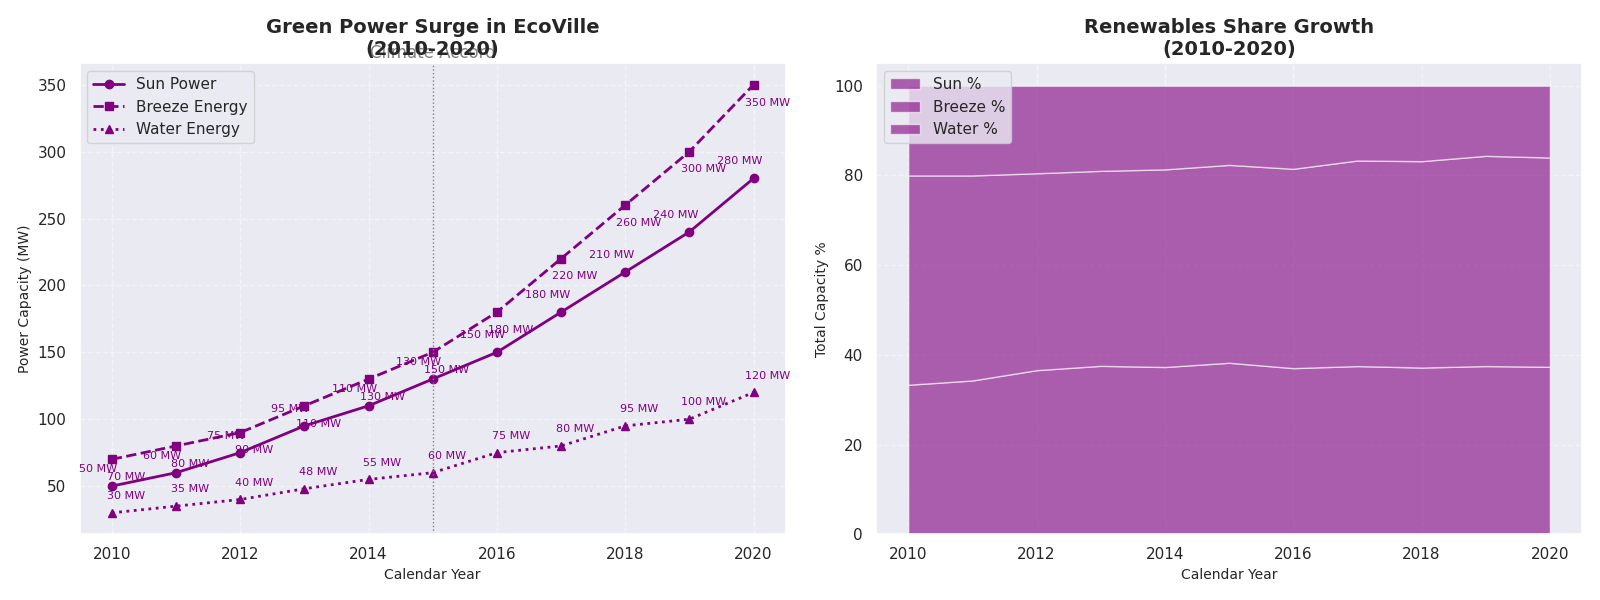

Recreate this plot in Python.
import matplotlib.pyplot as plt
import numpy as np

years = np.arange(2010, 2021)
solar_capacity = np.array([50, 60, 75, 95, 110, 130, 150, 180, 210, 240, 280])
wind_capacity = np.array([70, 80, 90, 110, 130, 150, 180, 220, 260, 300, 350])
hydro_capacity = np.array([30, 35, 40, 48, 55, 60, 75, 80, 95, 100, 120])

total_capacity = solar_capacity + wind_capacity + hydro_capacity
solar_percentage = (solar_capacity / total_capacity) * 100
wind_percentage = (wind_capacity / total_capacity) * 100
hydro_percentage = (hydro_capacity / total_capacity) * 100

fig, (ax2, ax1) = plt.subplots(1, 2, figsize=(16, 6))

ax1.stackplot(years, solar_percentage, wind_percentage, hydro_percentage, labels=['Sun %', 'Breeze %', 'Water %'], colors=['purple', 'purple', 'purple'], alpha=0.6)
ax1.set_title('Renewables Share Growth\n(2010-2020)', fontsize=14, fontweight='bold')
ax1.set_xlabel('Calendar Year', fontsize=10)
ax1.set_ylabel('Total Capacity %', fontsize=10)
ax1.legend(loc='upper left')
ax1.grid(True, linestyle='--', alpha=0.5)

ax2.plot(years, solar_capacity, marker='o', linestyle='-', color='purple', label='Sun Power', linewidth=2)
ax2.plot(years, wind_capacity, marker='s', linestyle='--', color='purple', label='Breeze Energy', linewidth=2)
ax2.plot(years, hydro_capacity, marker='^', linestyle=':', color='purple', label='Water Energy', linewidth=2)

for i, (x, y) in enumerate(zip(years, solar_capacity)):
    ax2.annotate(f'{y} MW', (x, y), textcoords="offset points", xytext=(-10,10), ha='center', fontsize=8, color='purple')
for i, (x, y) in enumerate(zip(years, wind_capacity)):
    ax2.annotate(f'{y} MW', (x, y), textcoords="offset points", xytext=(10,-15), ha='center', fontsize=8, color='purple')
for i, (x, y) in enumerate(zip(years, hydro_capacity)):
    ax2.annotate(f'{y} MW', (x, y), textcoords="offset points", xytext=(10,10), ha='center', fontsize=8, color='purple')

ax2.set_title('Green Power Surge in EcoVille\n(2010-2020)', fontsize=14, fontweight='bold')
ax2.set_xlabel('Calendar Year', fontsize=10)
ax2.set_ylabel('Power Capacity (MW)', fontsize=10)
ax2.legend(loc='upper left')
ax2.grid(True, linestyle='--', alpha=0.5)
ax2.axvline(x=2015, color='gray', linestyle=':', linewidth=1)
ax2.text(2015, max(max(solar_capacity), max(wind_capacity), max(hydro_capacity)) + 20, 'Climate Accord', ha='center', color='gray')

plt.tight_layout()
plt.show()
